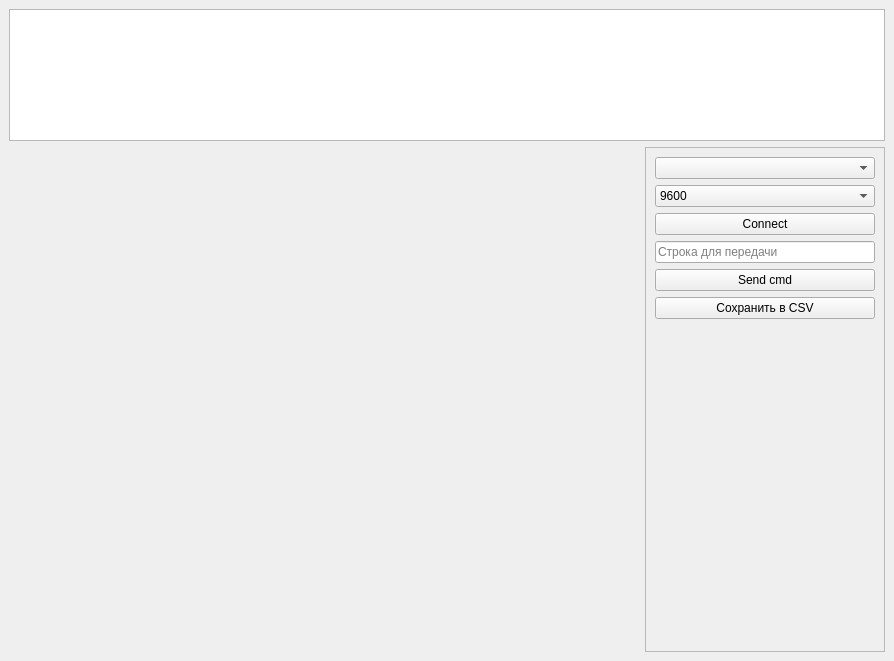
<?xml version="1.0" encoding="UTF-8"?>
<ui version="4.0">
 <class>MainWindow</class>
 <widget class="QMainWindow" name="MainWindow">
  <property name="geometry">
   <rect>
    <x>0</x>
    <y>0</y>
    <width>894</width>
    <height>661</height>
   </rect>
  </property>
  <property name="contextMenuPolicy">
   <enum>Qt::ContextMenuPolicy::NoContextMenu</enum>
  </property>
  <property name="windowTitle">
   <string>MainWindow</string>
  </property>
  <widget class="QWidget" name="centralwidget">
   <layout class="QVBoxLayout" name="verticalLayout_2">
    <item>
     <widget class="QTextEdit" name="textEdit">
      <property name="maximumSize">
       <size>
        <width>16777215</width>
        <height>132</height>
       </size>
      </property>
     </widget>
    </item>
    <item>
     <layout class="QHBoxLayout" name="horizontalLayout_2">
      <item>
       <widget class="QWidget" name="plotWidget" native="true">
        <property name="sizePolicy">
         <sizepolicy hsizetype="Expanding" vsizetype="Expanding">
          <horstretch>0</horstretch>
          <verstretch>0</verstretch>
         </sizepolicy>
        </property>
       </widget>
      </item>
      <item>
       <widget class="QFrame" name="frame">
        <property name="maximumSize">
         <size>
          <width>240</width>
          <height>16777215</height>
         </size>
        </property>
        <property name="frameShape">
         <enum>QFrame::Shape::StyledPanel</enum>
        </property>
        <property name="frameShadow">
         <enum>QFrame::Shadow::Raised</enum>
        </property>
        <layout class="QVBoxLayout" name="verticalLayout">
         <item>
          <widget class="QComboBox" name="comboBox_ports"/>
         </item>
         <item>
          <widget class="QComboBox" name="comboBox_baudrate">
           <property name="toolTip">
            <string>Выберите скорость передачи данных</string>
           </property>
           <item>
            <property name="text">
             <string>9600</string>
            </property>
           </item>
           <item>
            <property name="text">
             <string>19200</string>
            </property>
           </item>
           <item>
            <property name="text">
             <string>38400</string>
            </property>
           </item>
           <item>
            <property name="text">
             <string>57600</string>
            </property>
           </item>
           <item>
            <property name="text">
             <string>115200</string>
            </property>
           </item>
           <item>
            <property name="text">
             <string>1000000</string>
            </property>
           </item>
          </widget>
         </item>
         <item>
          <widget class="QPushButton" name="pushButton_connect">
           <property name="text">
            <string>Connect</string>
           </property>
          </widget>
         </item>
         <item>
          <widget class="QLineEdit" name="lineEdit">
           <property name="text">
            <string/>
           </property>
           <property name="placeholderText">
            <string>Строка для передачи</string>
           </property>
          </widget>
         </item>
         <item>
          <widget class="QPushButton" name="pushButton_send">
           <property name="text">
            <string>Send cmd</string>
           </property>
          </widget>
         </item>
         <item>
          <widget class="QPushButton" name="pushButton_saveCSV">
           <property name="text">
            <string>Сохранить в CSV</string>
           </property>
          </widget>
         </item>
         <item>
          <spacer name="verticalSpacer">
           <property name="orientation">
            <enum>Qt::Orientation::Vertical</enum>
           </property>
           <property name="sizeHint" stdset="0">
            <size>
             <width>20</width>
             <height>40</height>
            </size>
           </property>
          </spacer>
         </item>
        </layout>
       </widget>
      </item>
     </layout>
    </item>
   </layout>
  </widget>
  <widget class="QMenuBar" name="menubar">
   <property name="geometry">
    <rect>
     <x>0</x>
     <y>0</y>
     <width>894</width>
     <height>22</height>
    </rect>
   </property>
  </widget>
 </widget>
 <resources/>
 <connections/>
</ui>
